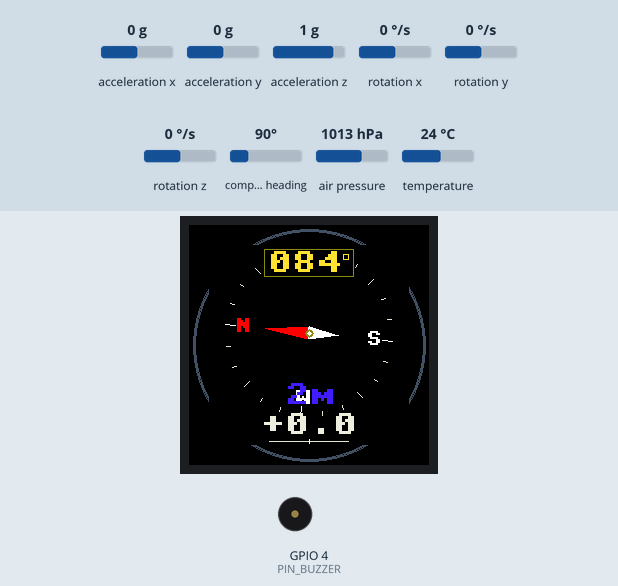
Recording of a program running on a simulated ESP32 board running MicroPython. Parts: 240×240 colour display, buzzer (waves = sounding). Inputs (shaded band) come from the test bench; at power-on: air pressure 1013 hPa, acceleration x 0 g, acceleration y 0 g, acceleration z 1 g, rotation x 0 °/s, rotation y 0 °/s, rotation z 0 °/s, compass heading 90°, temperature 24 °C. Library files of the repository ran but are not shown: gc9a01.py, qmc5883.py, mpu6050.py, bmp280.py; what the program prints to the serial console is not drawn.

Above: at 3.5 s.
3.6 s: air pressure set to 952 hPa
At 3.87 s:
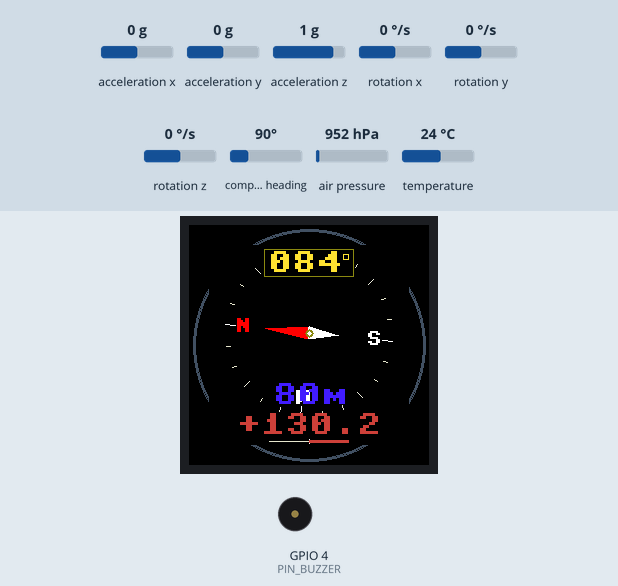
At 10.8 s:
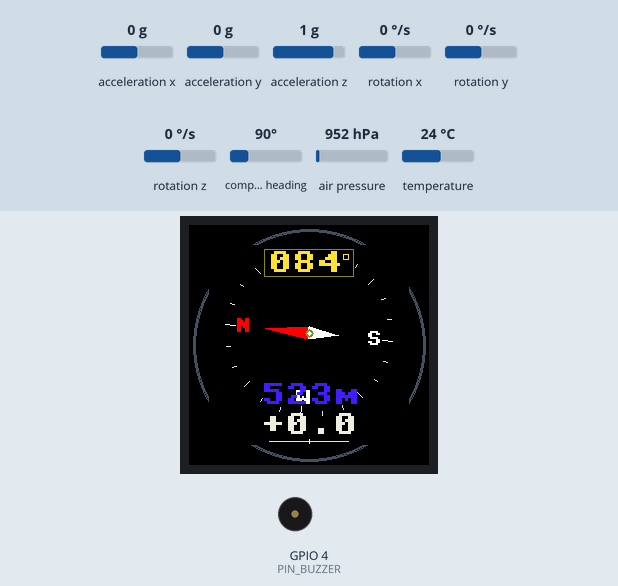
Timing chart, 0 to 12.3 s (numbered marks = the images above; inputs shaded):
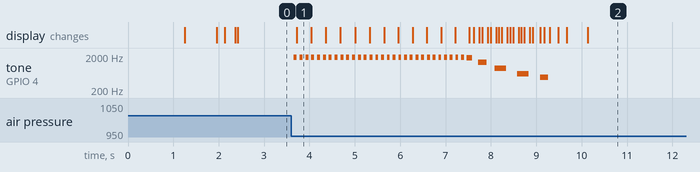

The program:

main.py
```python
"""
Micro-Compass-Vario Integrated Flight Instrument for ESP32-C3 SuperMini.
Sensors:
- GC9A01 1.28" Round SPI Display (240x240)
- GY-271 3-Axis Magnetometer (QMC5883L / QMC6310, I2C 0x0D)
- MPU-6050 6-DOF IMU (Accelerometer + Gyroscope, I2C 0x68)
- BMP280 Barometric Pressure & Altimeter (I2C 0x76)
- Passive Buzzer Vario Audio Synthesizer (PWM GPIO 4)
"""

import math
import time
import sys
from machine import Pin, SPI, I2C, SoftI2C

from gc9a01 import GC9A01
from qmc5883 import QMC5883
from mpu6050 import MPU6050
from bmp280 import BMP280
from vario_audio import VarioAudio
from vario_fusion import VarioFusion
from compass_ui import CompassUI

# -----------------------------------------------------------------------------
# Pin Configuration (ESP32-C3 SuperMini)
# -----------------------------------------------------------------------------
# SPI - GC9A01 Display
PIN_SCK      = 10  # GPIO 10 (SCL on display)
PIN_MOSI     = 6   # GPIO 6  (SDA on display)
PIN_DC       = 5   # GPIO 5  (DC on display)
PIN_CS       = 7   # GPIO 7  (CS on display)
PIN_RST      = 3   # GPIO 3  (RES on display)

# I2C - Sensors Bus (GY-271, MPU-6050, BMP280)
PIN_SDA      = 0   # GPIO 0
PIN_SCL      = 1   # GPIO 1

# PWM - Vario Audio Buzzer
PIN_BUZZER   = 4   # GPIO 4

# -----------------------------------------------------------------------------
# Magnetometer Calibration Parameters
# -----------------------------------------------------------------------------
Xoffset = 3384.0
Yoffset = -985.0
Zoffset = -132.0
Xscale  = 1.055
Yscale  = 1.000
Zscale  = 1.000
headingOffset = -4.0

def angle_difference(from_angle, to_angle):
    """Calculate shortest angular difference between two angles in degrees (-180 to +180)."""
    diff = to_angle - from_angle
    while diff > 180.0:
        diff -= 360.0
    while diff < -180.0:
        diff += 360.0
    return diff

def main():
    print("\n==========================================")
    print("🚀 Micro-Compass-Vario Starting Up...")
    print("==========================================")
    time.sleep_ms(300)

    # 1. Initialize GC9A01 Display via Hardware SPI
    try:
        spi = SPI(1, baudrate=20000000, sck=Pin(PIN_SCK), mosi=Pin(PIN_MOSI))
    except Exception:
        try:
            from machine import SoftSPI
            spi = SoftSPI(sck=Pin(PIN_SCK), mosi=Pin(PIN_MOSI), miso=Pin(8), baudrate=20000000)
        except Exception:
            spi = SPI(0, baudrate=20000000, sck=Pin(PIN_SCK), mosi=Pin(PIN_MOSI))

    dc = Pin(PIN_DC, Pin.OUT)
    cs = Pin(PIN_CS, Pin.OUT)
    rst = Pin(PIN_RST, Pin.OUT)

    display = GC9A01(spi, dc=dc, cs=cs, rst=rst, rotation=0)
    ui = CompassUI(display)
    ui.draw_static_dial()

    # 2. Initialize I2C Bus with Pull-Ups
    try:
        i2c = SoftI2C(sda=Pin(PIN_SDA, Pin.IN, Pin.PULL_UP), scl=Pin(PIN_SCL, Pin.IN, Pin.PULL_UP), freq=100000)
    except Exception:
        i2c = I2C(0, sda=Pin(PIN_SDA, Pin.IN, Pin.PULL_UP), scl=Pin(PIN_SCL, Pin.IN, Pin.PULL_UP), freq=100000)

    # I2C Discovery Scan
    scanned = i2c.scan()
    print(f"📡 I2C Scan Found Devices at: {[hex(a) for a in scanned]}")

    # 3. Initialize Magnetometer (QMC5883L / QMC6310)
    qmc = None
    try:
        qmc = QMC5883(i2c)
        print(f"✅ QMC5883L Magnetometer detected (0x{qmc.address:02X})")
    except Exception as e:
        print(f"⚠️ QMC5883L Magnetometer not found: {e}")

    # 4. Initialize MPU-6050 (IMU)
    mpu = None
    try:
        mpu = MPU6050(i2c)
        print(f"✅ MPU-6050 IMU detected (0x{mpu.address:02X})")
    except Exception as e:
        print(f"⚠️ MPU-6050 not detected: {e}")


    # 5. Initialize BMP280 (Barometer/Altimeter)
    bmp = None
    try:
        bmp = BMP280(i2c)
        print(f"✅ BMP280 Barometer detected (0x{bmp.address:02X})")
    except Exception as e:
        print(f"⚠️ BMP280 not detected: {e}")

    # 6. Initialize Vario Audio Synthesizer (Buzzer PWM on GPIO 4)
    audio = VarioAudio(pin_num=PIN_BUZZER, enabled=True)
    fusion = VarioFusion()

    # Show warning if no sensors connected
    if qmc is None and mpu is None and bmp is None:
        ui.draw_error_screen(
            "No Sensors Found!",
            [
                "Check I2C Wiring:",
                "SDA -> GPIO 0",
                "SCL -> GPIO 1",
                "3.3V & GND connected",
            ]
        )
        while True:
            time.sleep(1)

    # State variables
    pitch_deg, roll_deg = 0.0, 0.0
    current_alt = 0.0
    current_vspeed = 0.0
    last_heading = 0.0
    first_frame = True

    # Magnetometer Low-Pass Filter State
    sm_mx, sm_my, sm_mz = 0.0, 0.0, 0.0
    first_mag = True

    # Timers
    t_last_mag = time.ticks_ms()
    t_last_imu = time.ticks_ms()
    t_last_baro = time.ticks_ms()
    t_last_ui = time.ticks_ms()

    print("\n🟢 Flight Computer Operational. Running main loop...\n")

    while True:
        now = time.ticks_ms()

        # --- A. Read MPU-6050 (Pitch & Roll) at ~50 Hz (every 20ms) ---
        if mpu is not None and time.ticks_diff(now, t_last_imu) >= 20:
            t_last_imu = now
            try:
                p, r = mpu.read_pitch_roll()
                # Smooth pitch & roll to prevent sensor vibration jitter
                pitch_deg += 0.20 * (p - pitch_deg)
                roll_deg += 0.20 * (r - roll_deg)
            except Exception:
                pass

        # --- B. Read BMP280 (Altitude & Vario) at ~25 Hz (every 40ms) ---
        if bmp is not None and time.ticks_diff(now, t_last_baro) >= 40:
            t_last_baro = now
            try:
                raw_alt = bmp.read_altitude()
                current_alt, current_vspeed = fusion.update_vario(raw_alt)
            except Exception:
                pass

        # --- C. Update Acoustic Vario Audio Engine continuously ---
        audio.update(current_vspeed)

        # --- D. Read Magnetometer & Compute Heading at ~50 Hz (every 20ms) ---
        if qmc is not None and time.ticks_diff(now, t_last_mag) >= 20:
            t_last_mag = now
            raw_mag = qmc.read_raw()
            if raw_mag is not None:
                mx_raw, my_raw, mz_raw = raw_mag

                # Calibrate Hard-Iron and Soft-Iron offsets
                mx = (float(mx_raw) - Xoffset) * Xscale
                my = (float(my_raw) - Yoffset) * Yscale
                mz = (float(mz_raw) - Zoffset) * Zscale

                # Low-pass filter magnetic vector before trigonometry (eliminates spikes completely)
                if first_mag:
                    sm_mx, sm_my, sm_mz = mx, my, mz
                    first_mag = False
                else:
                    sm_mx += 0.25 * (mx - sm_mx)
                    sm_my += 0.25 * (my - sm_my)
                    sm_mz += 0.25 * (mz - sm_mz)

                # Calculate Clean Clockwise Magnetic Heading (Matching test_smooth_north.py)
                raw_heading = (-math.degrees(math.atan2(sm_my, sm_mx)) + headingOffset) % 360.0
                if raw_heading < 0:
                    raw_heading += 360.0

                last_heading = fusion.update_smooth_heading(raw_heading, alpha=0.30)

        # --- E. Render Display Frame at ~30-40 FPS (every 28ms) ---

        if time.ticks_diff(now, t_last_ui) >= 28:
            t_last_ui = now
            ui.update(
                heading_deg=last_heading,
                altitude_m=current_alt if bmp is not None else None,
                vspeed_mps=current_vspeed if bmp is not None else None,
                pitch_deg=pitch_deg,
                roll_deg=roll_deg
            )

        time.sleep_ms(1)

if __name__ == "__main__":
    try:
        main()
    except Exception as e:
        print("\n❌ UNCAUGHT EXCEPTION IN MAIN:")
        sys.print_exception(e)
        while True:
            time.sleep(1)
```

vario_audio.py
```python
"""
Vario Acoustic Audio Engine for ESP32-C3 PWM (Passive Buzzer on GPIO 4).
Generates standard soaring/paragliding acoustic variometer audio:
- Climbing / Thermal Lift: Pulsed beeps with pitch and beep repetition rate scaling with climb rate (m/s).
- Sinking: Continuous low-pitch sink alarm when descent rate exceeds sink threshold.
- Deadband: Pure silence between lift threshold and sink threshold.
"""

import time
from machine import Pin, PWM

class VarioAudio:
    """Non-blocking Variometer PWM Audio Synthesizer."""

    def __init__(self, pin_num=4, enabled=True):
        self.pin_num = pin_num
        self.enabled = enabled
        self.pwm = None

        # Audio Thresholds (in m/s)
        self.climb_start = 0.20   # Lift audio threshold (+0.20 m/s)
        self.climb_max   = 4.00   # Max climb rate for scaling pitch (+4.0 m/s)
        self.sink_start  = -0.20  # Sink audio threshold (-0.20 m/s)
        self.sink_max    = -3.00  # Max sink rate for scaling sink tone (-3.0 m/s)

        # Tone Frequencies (in Hz)
        self.freq_climb_min = 450   # Hz at minimum lift (+0.20 m/s)
        self.freq_climb_max = 1850  # Hz at strong lift (+4.00 m/s)
        self.freq_sink_min  = 300   # Hz at sink start (-0.20 m/s)
        self.freq_sink_max  = 160   # Hz at heavy sink (-3.00 m/s)

        # Pulse Timing (in ms)
        self.period_max_ms  = 480   # ms period between beeps at slight lift
        self.period_min_ms  = 80    # ms period between beeps at strong lift
        self.duty_ratio     = 0.50  # 50% sound ON, 50% sound OFF

        # Internal State Machine
        self.is_beeping = False
        self.tone_on = False
        self.last_state_change = time.ticks_ms()
        self.current_freq = 0

        self._init_pwm()

    def _init_pwm(self):
        try:
            self.pwm = PWM(Pin(self.pin_num), freq=1000, duty_u16=0)
        except Exception as e:
            print(f"Failed to init PWM on GPIO {self.pin_num}: {e}")
            self.pwm = None

    def enable(self):
        self.enabled = True

    def disable(self):
        self.enabled = False
        self._silence()

    def toggle(self):
        if self.enabled:
            self.disable()
        else:
            self.enable()
        return self.enabled

    def _sound_on(self, freq_hz):
        if self.pwm and self.enabled:
            try:
                self.pwm.freq(int(freq_hz))
                self.pwm.duty_u16(32768)  # 50% square wave duty
            except Exception:
                pass
        self.tone_on = True

    def _silence(self):
        if self.pwm:
            try:
                self.pwm.duty_u16(0)
            except Exception:
                pass
        self.tone_on = False

    def update(self, climb_rate_mps):
        """
        Non-blocking audio update called in the main loop.
        climb_rate_mps: current vertical speed in meters per second.
        """
        if not self.enabled or self.pwm is None:
            self._silence()
            return

        now = time.ticks_ms()

        # 1. SINK TONE: Continuous modulated low drone when sinking
        if climb_rate_mps <= self.sink_start:
            sink_clipped = max(min(climb_rate_mps, self.sink_start), self.sink_max)
            # fraction: 0.0 (at -0.20 m/s) to 1.0 (at -3.00 m/s)
            fraction = (self.sink_start - sink_clipped) / (self.sink_start - self.sink_max)
            sink_freq = int(self.freq_sink_min - fraction * (self.freq_sink_min - self.freq_sink_max))
            self._sound_on(sink_freq)
            self.is_beeping = False
            return

        # 2. DEADBAND: Silence between sink_start and climb_start
        if climb_rate_mps < self.climb_start:
            if self.tone_on:
                self._silence()
            self.is_beeping = False
            return

        # 3. CLIMB / LIFT: Pulsed modulated beeping
        climb_clipped = min(max(climb_rate_mps, self.climb_start), self.climb_max)
        fraction = (climb_clipped - self.climb_start) / (self.climb_max - self.climb_start)

        # Calculate frequency and period
        target_freq = int(self.freq_climb_min + fraction * (self.freq_climb_max - self.freq_climb_min))
        period_ms = int(self.period_max_ms - fraction * (self.period_max_ms - self.period_min_ms))
        on_time_ms = int(period_ms * self.duty_ratio)
        off_time_ms = period_ms - on_time_ms

        elapsed = time.ticks_diff(now, self.last_state_change)

        if not self.is_beeping:
            # Start fresh beep cycle immediately upon entering lift
            self.is_beeping = True
            self._sound_on(target_freq)
            self.last_state_change = now
        else:
            if self.tone_on:
                # Currently making sound: check if on_time expired
                if elapsed >= on_time_ms:
                    self._silence()
                    self.last_state_change = now
            else:
                # Currently in silence pause: check if off_time expired
                if elapsed >= off_time_ms:
                    self._sound_on(target_freq)
                    self.last_state_change = now

    def deinit(self):
        """Turn off PWM audio."""
        self._silence()
        if self.pwm:
            try:
                self.pwm.deinit()
            except Exception:
                pass
            self.pwm = None
```

vario_fusion.py
```python
"""
Sensor Fusion & Filtering Engine for Micro-Compass-Vario.
Provides:
1. Tilt-Compensated Magnetic Compass Heading (integrating QMC5883 + MPU-6050 Pitch/Roll).
2. Instantaneous Variometer Vertical Speed (Kalman / Complementary fusion of BMP280 Altitude + MPU-6050 Accel).
"""

import math
import time

class VarioFusion:
    """Sensor Fusion for Altitude, Climb Rate, and Tilt-Compensated Heading."""

    def __init__(self):
        # Variometer State
        self.filtered_alt = None
        self.climb_rate = 0.0        # m/s
        self.last_baro_time = time.ticks_ms()
        self.last_raw_alt = None

        # Complementary Filter Tuning
        # Weight between barometric differential vs accelerometer integration
        self.baro_weight = 0.85

        # Compass Filtering
        self.smooth_heading = 0.0
        self.first_heading = True

    def update_vario(self, raw_alt, accel_z=0.0):
        """
        Update altitude and vertical speed estimation.
        raw_alt: barometric altitude in meters from BMP280.
        accel_z: vertical acceleration in g from MPU-6050 (1.0g = stationary).
        Returns: (filtered_altitude, climb_rate_mps)
        """
        now = time.ticks_ms()
        dt_ms = time.ticks_diff(now, self.last_baro_time)

        if self.filtered_alt is None:
            self.filtered_alt = float(raw_alt)
            self.last_raw_alt = float(raw_alt)
            self.last_baro_time = now
            return self.filtered_alt, 0.0

        if dt_ms < 20:  # Avoid division by very small dt
            return self.filtered_alt, self.climb_rate

        dt = dt_ms / 1000.0
        self.last_baro_time = now

        prev_filtered_alt = self.filtered_alt

        # 1. Dual-stage low-pass smoothing on altitude
        self.filtered_alt += 0.15 * (raw_alt - self.filtered_alt)

        # 2. Derive vertical speed from smoothed altitude (eliminates raw derivative spikes)
        smooth_vspeed = (self.filtered_alt - prev_filtered_alt) / dt

        # 3. Low-pass filter vertical speed for graceful, spike-free transitions (~0.5s time constant)
        self.climb_rate += 0.10 * (smooth_vspeed - self.climb_rate)

        # 4. Clamp residual sensor drift around zero (-0.05 to +0.05 m/s)
        if abs(self.climb_rate) < 0.05:
            self.climb_rate = 0.0

        return self.filtered_alt, self.climb_rate

    def update_smooth_heading(self, target_deg, alpha=0.35):
        """
        Smoothly filter heading using shortest circular distance.
        Handles seamless wrapping across the 360° / 0° North boundary.
        Uses adaptive alpha: responds instantly to fast rotation,
        while maintaining smooth jitter-free needle when stationary.
        """
        target = target_deg % 360.0
        if target < 0:
            target += 360.0

        if self.first_heading:
            self.smooth_heading = target
            self.first_heading = False
            return self.smooth_heading

        # Shortest angular delta (-180° to +180°)
        diff = (target - self.smooth_heading + 180.0) % 360.0 - 180.0

        # Micro-deadband for stationary jitter suppression (0.2°)
        if abs(diff) < 0.2:
            return self.smooth_heading

        # Adaptive responsiveness: scale alpha up during active rotation
        abs_diff = abs(diff)
        if abs_diff > 30.0:
            eff_alpha = 0.85
        elif abs_diff > 12.0:
            eff_alpha = 0.60
        else:
            eff_alpha = alpha

        self.smooth_heading = (self.smooth_heading + eff_alpha * diff) % 360.0
        if self.smooth_heading < 0:
            self.smooth_heading += 360.0

        return self.smooth_heading

    def calculate_tilt_compensated_heading(self, mag_x, mag_y, mag_z, pitch_deg, roll_deg, heading_offset=0.0):
        """
        Calculate tilt-compensated magnetic heading using 3D magnetometer vector.
        Continuous smooth formulation with zero threshold jumps.
        """
        # Clamp pitch and roll to flight envelope (-50° to +50°)
        clamped_pitch = max(min(pitch_deg, 50.0), -50.0)
        clamped_roll  = max(min(roll_deg, 50.0), -50.0)

        pitch_rad = math.radians(clamped_pitch)
        roll_rad  = math.radians(clamped_roll)

        sin_p = math.sin(pitch_rad)
        cos_p = math.cos(pitch_rad)
        sin_r = math.sin(roll_rad)
        cos_r = math.cos(roll_rad)

        # Rotate magnetometer vector to horizontal ground plane
        xh = mag_x * cos_p + mag_y * sin_r * sin_p + mag_z * cos_r * sin_p
        yh = mag_y * cos_r - mag_z * sin_r

        # Calculate heading angle in clockwise degrees
        heading = (-math.degrees(math.atan2(yh, xh)) + heading_offset) % 360.0
        if heading < 0:
            heading += 360.0

        return heading
```

Source omitted: compass_ui.py (12502 bytes)

Measured:
- after the input at 3.6 s, tone on GPIO 4 (PIN_BUZZER): plays 1850 Hz for 0.06 s, 1850 Hz for 0.06 s, 1850 Hz for 0.06 s, 1850 Hz for 0.06 s, 1850 Hz for 0.06 s, 1850 Hz for 0.06 s … (35 notes in this stretch), starting after 0.06 s; the display: changes after 0.12 s (image 1)
